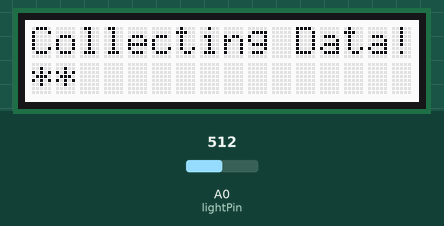
The sketch below on a simulated Arduino Uno, built with avr-gcc and run on an emulated ATmega328P. On the bench: 16×2 character LCD. The test bench sets the inputs (shaded band); at power-on: A0 (lightPin) = 512. What the sketch prints to the serial monitor is not drawn.

Above: at 0.9 s.
At 12.0 s:
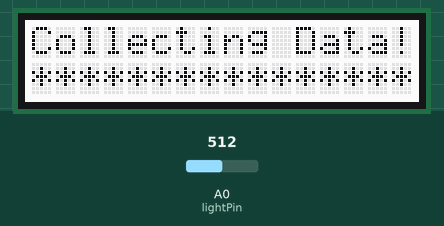
12.1 s: A0 (lightPin) set to 762
At 13.2 s:
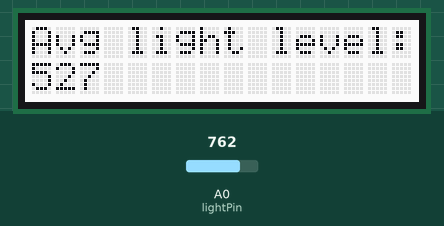
15.7 s: A0 (lightPin) set to 780
At 16.0 s:
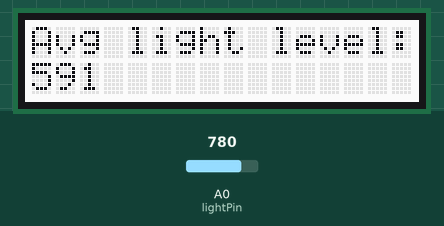
18.0 s: A0 (lightPin) set to 716
At 18.5 s:
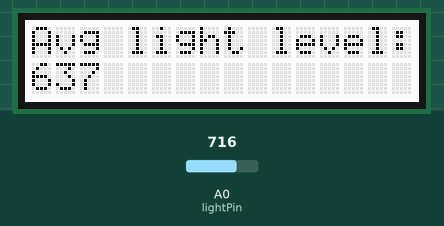
Timing chart, 0 to 21.0 s (numbered marks = the images above; inputs shaded):
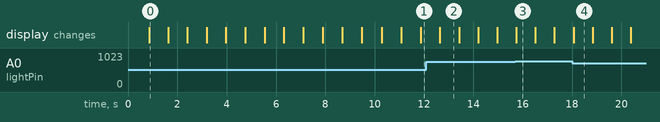

The sketch:

uv-sensor-sketch.ino
```cpp
/*********************

Example code for the Adafruit RGB Character LCD Shield and Library

This code displays text on the shield, and also reads the buttons on the keypad.
When a button is pressed, the backlight changes color.

**********************/

// include the library code:
#include <Wire.h>
#include <Adafruit_RGBLCDShield.h>
#include <QueueArray.h>

Adafruit_RGBLCDShield lcd = Adafruit_RGBLCDShield();
int lightPin = 0;  //define a pin for Photo resistor
const String msg = "Collecting Data!";
QueueArray <int> dataQueue;
int total = 0;
const int minimumDataCount = 16;

// These #defines make it easy to set the backlight color
#define RED 0x1
#define YELLOW 0x3
#define GREEN 0x2
#define TEAL 0x6
#define BLUE 0x4
#define VIOLET 0x5
#define WHITE 0x7

void setup() {
  // Debugging output
  Serial.begin(9600);
  // set up the LCD's number of columns and rows:
  lcd.begin(16, 2);

  // Print a message to the LCD. We track how long it takes since
  // this library has been optimized a bit and we're proud of it :)
  lcd.setBacklight(WHITE);
}

uint8_t i=0;
void loop() {

  int currentLightValue = analogRead(lightPin);
  dataQueue.push(currentLightValue);
  total += currentLightValue;

// Comment these if you're not debugging via a PC.
  Serial.print("Current value: ");// + " Total: " + total + " Count: " + dataQueue.count() + " Average: " + (total/dataQueue.count()));
  Serial.print(currentLightValue);
  Serial.print(" Total: ");
  Serial.print(total);
  Serial.print(" Count: ");
  Serial.print(dataQueue.count());
  Serial.print(" Average: ");
  Serial.println(total/dataQueue.count());

  if(dataQueue.count() <= minimumDataCount) {
    lcd.clear();
    lcd.setCursor(0,0);
    lcd.print(msg);


    for (int i = 0; i < dataQueue.count(); i++) {
      lcd.setCursor(i,1);
      lcd.print("*");
    }
  } else {
    int dataToRemove = dataQueue.pop();
    total -= dataToRemove;

    lcd.clear();
    lcd.setCursor(0,0);
    lcd.print("Avg light level:");

    lcd.setCursor(0,1);
    lcd.print(total/dataQueue.count());
  }

  delay(750);

}
```

Measured:
- after the input at 12.1 s, the display: changes after 0.55 s (image 2)
- what the display in image 0 shows lasts 0.7 s, from 0.9 s to 1.6 s
